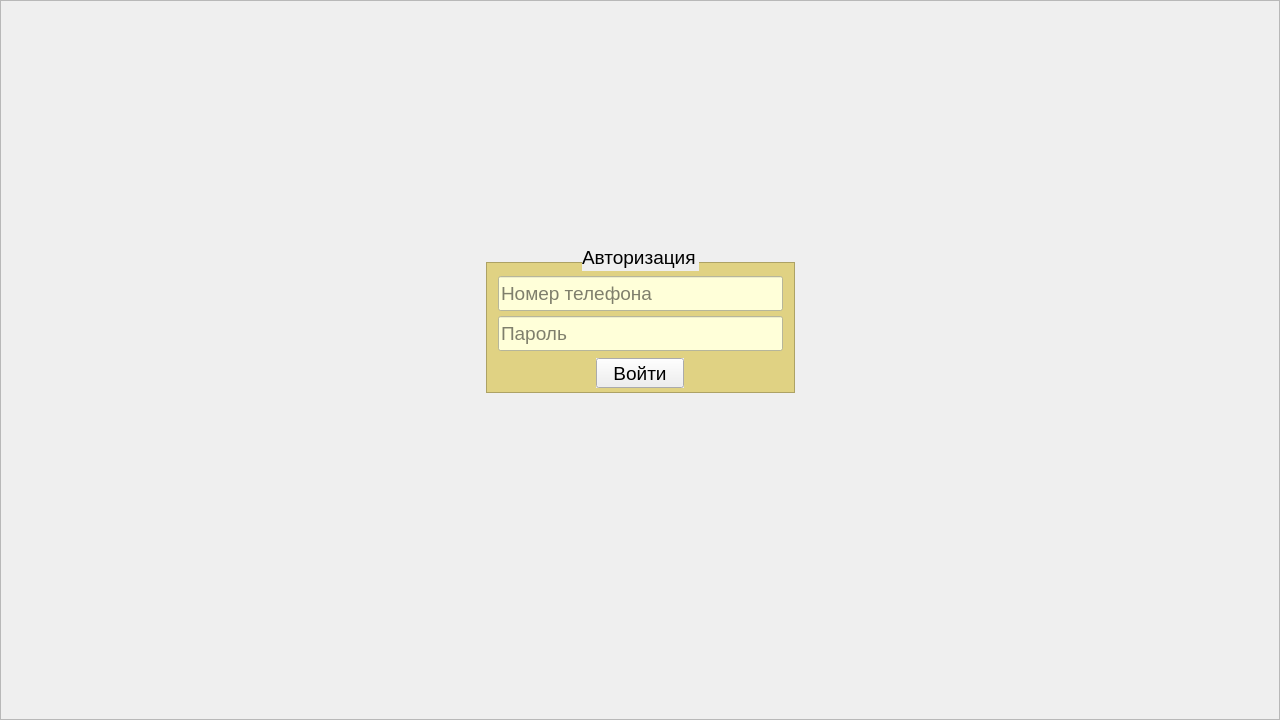
<?xml version="1.0" encoding="UTF-8"?>
<ui version="4.0">
 <class>MainWindow</class>
 <widget class="QMainWindow" name="MainWindow">
  <property name="geometry">
   <rect>
    <x>0</x>
    <y>0</y>
    <width>1280</width>
    <height>720</height>
   </rect>
  </property>
  <property name="windowTitle">
   <string>MainWindow</string>
  </property>
  <widget class="QWidget" name="centralwidget">
   <widget class="QFrame" name="frame_login">
    <property name="geometry">
     <rect>
      <x>0</x>
      <y>0</y>
      <width>1280</width>
      <height>720</height>
     </rect>
    </property>
    <property name="frameShape">
     <enum>QFrame::Shape::StyledPanel</enum>
    </property>
    <property name="frameShadow">
     <enum>QFrame::Shadow::Raised</enum>
    </property>
    <widget class="QLabel" name="lb_login_background">
     <property name="geometry">
      <rect>
       <x>0</x>
       <y>0</y>
       <width>1280</width>
       <height>720</height>
      </rect>
     </property>
     <property name="text">
      <string/>
     </property>
    </widget>
    <widget class="QLineEdit" name="le_login">
     <property name="geometry">
      <rect>
       <x>498</x>
       <y>276</y>
       <width>285</width>
       <height>35</height>
      </rect>
     </property>
     <property name="font">
      <font>
       <pointsize>14</pointsize>
      </font>
     </property>
     <property name="styleSheet">
      <string notr="true">background-color: rgb(255, 255, 217);
color: rgb(0, 0, 0);</string>
     </property>
     <property name="placeholderText">
      <string>Номер телефона</string>
     </property>
    </widget>
    <widget class="QLineEdit" name="le_password">
     <property name="geometry">
      <rect>
       <x>498</x>
       <y>316</y>
       <width>285</width>
       <height>35</height>
      </rect>
     </property>
     <property name="font">
      <font>
       <pointsize>14</pointsize>
      </font>
     </property>
     <property name="styleSheet">
      <string notr="true">background-color: rgb(255, 255, 217);
color: rgb(0, 0, 0);</string>
     </property>
     <property name="placeholderText">
      <string>Пароль</string>
     </property>
    </widget>
    <widget class="QPushButton" name="qpb_login">
     <property name="geometry">
      <rect>
       <x>596</x>
       <y>358</y>
       <width>88</width>
       <height>30</height>
      </rect>
     </property>
     <property name="font">
      <font>
       <pointsize>14</pointsize>
      </font>
     </property>
     <property name="autoFillBackground">
      <bool>true</bool>
     </property>
     <property name="text">
      <string>Войти</string>
     </property>
    </widget>
    <widget class="QLabel" name="label_14">
     <property name="geometry">
      <rect>
       <x>486</x>
       <y>262</y>
       <width>309</width>
       <height>131</height>
      </rect>
     </property>
     <property name="autoFillBackground">
      <bool>false</bool>
     </property>
     <property name="styleSheet">
      <string notr="true">background-color: rgb(224, 210, 131);</string>
     </property>
     <property name="frameShape">
      <enum>QFrame::Shape::StyledPanel</enum>
     </property>
     <property name="frameShadow">
      <enum>QFrame::Shadow::Plain</enum>
     </property>
     <property name="text">
      <string/>
     </property>
    </widget>
    <widget class="QLabel" name="label_6">
     <property name="geometry">
      <rect>
       <x>582</x>
       <y>244</y>
       <width>117</width>
       <height>27</height>
      </rect>
     </property>
     <property name="font">
      <font>
       <pointsize>14</pointsize>
      </font>
     </property>
     <property name="autoFillBackground">
      <bool>true</bool>
     </property>
     <property name="text">
      <string>Авторизация</string>
     </property>
    </widget>
    <zorder>label_14</zorder>
    <zorder>lb_login_background</zorder>
    <zorder>le_login</zorder>
    <zorder>le_password</zorder>
    <zorder>qpb_login</zorder>
    <zorder>label_6</zorder>
   </widget>
   <widget class="QFrame" name="frame_main">
    <property name="geometry">
     <rect>
      <x>0</x>
      <y>1000</y>
      <width>1280</width>
      <height>720</height>
     </rect>
    </property>
    <property name="frameShape">
     <enum>QFrame::Shape::StyledPanel</enum>
    </property>
    <property name="frameShadow">
     <enum>QFrame::Shadow::Raised</enum>
    </property>
    <widget class="QLabel" name="lb_main_background">
     <property name="geometry">
      <rect>
       <x>0</x>
       <y>0</y>
       <width>1280</width>
       <height>720</height>
      </rect>
     </property>
     <property name="styleSheet">
      <string notr="true">background-color: rgb(255, 255, 217);</string>
     </property>
     <property name="text">
      <string/>
     </property>
    </widget>
    <widget class="QPushButton" name="qpb_logout">
     <property name="geometry">
      <rect>
       <x>36</x>
       <y>158</y>
       <width>88</width>
       <height>25</height>
      </rect>
     </property>
     <property name="autoFillBackground">
      <bool>true</bool>
     </property>
     <property name="text">
      <string>Выход</string>
     </property>
    </widget>
    <widget class="QLineEdit" name="le_p_patronymic">
     <property name="geometry">
      <rect>
       <x>8</x>
       <y>38</y>
       <width>150</width>
       <height>25</height>
      </rect>
     </property>
     <property name="autoFillBackground">
      <bool>true</bool>
     </property>
     <property name="readOnly">
      <bool>false</bool>
     </property>
     <property name="placeholderText">
      <string>Отчество</string>
     </property>
    </widget>
    <widget class="QLineEdit" name="le_p_phone">
     <property name="geometry">
      <rect>
       <x>8</x>
       <y>98</y>
       <width>150</width>
       <height>25</height>
      </rect>
     </property>
     <property name="autoFillBackground">
      <bool>true</bool>
     </property>
     <property name="readOnly">
      <bool>false</bool>
     </property>
     <property name="placeholderText">
      <string>Номер телефона</string>
     </property>
    </widget>
    <widget class="QPushButton" name="qpb_p_change">
     <property name="geometry">
      <rect>
       <x>8</x>
       <y>128</y>
       <width>75</width>
       <height>25</height>
      </rect>
     </property>
     <property name="autoFillBackground">
      <bool>true</bool>
     </property>
     <property name="text">
      <string>Изменить</string>
     </property>
    </widget>
    <widget class="QLineEdit" name="le_p_surname">
     <property name="geometry">
      <rect>
       <x>8</x>
       <y>68</y>
       <width>150</width>
       <height>25</height>
      </rect>
     </property>
     <property name="autoFillBackground">
      <bool>true</bool>
     </property>
     <property name="readOnly">
      <bool>false</bool>
     </property>
     <property name="placeholderText">
      <string>Фамилия</string>
     </property>
    </widget>
    <widget class="QLabel" name="lb_profile">
     <property name="geometry">
      <rect>
       <x>4</x>
       <y>4</y>
       <width>159</width>
       <height>185</height>
      </rect>
     </property>
     <property name="styleSheet">
      <string notr="true">background-color: rgb(251, 237, 158);
color: rgb(0, 0, 0);</string>
     </property>
     <property name="frameShape">
      <enum>QFrame::Shape::Panel</enum>
     </property>
     <property name="frameShadow">
      <enum>QFrame::Shadow::Raised</enum>
     </property>
     <property name="text">
      <string/>
     </property>
    </widget>
    <widget class="QLineEdit" name="le_p_name">
     <property name="geometry">
      <rect>
       <x>8</x>
       <y>8</y>
       <width>150</width>
       <height>25</height>
      </rect>
     </property>
     <property name="autoFillBackground">
      <bool>true</bool>
     </property>
     <property name="dragEnabled">
      <bool>false</bool>
     </property>
     <property name="readOnly">
      <bool>false</bool>
     </property>
     <property name="placeholderText">
      <string>Имя</string>
     </property>
    </widget>
    <widget class="QPushButton" name="qpb_p_change_ok">
     <property name="geometry">
      <rect>
       <x>86</x>
       <y>128</y>
       <width>73</width>
       <height>25</height>
      </rect>
     </property>
     <property name="autoFillBackground">
      <bool>true</bool>
     </property>
     <property name="text">
      <string>Ок</string>
     </property>
    </widget>
    <widget class="QPushButton" name="qpb_adduser">
     <property name="geometry">
      <rect>
       <x>8</x>
       <y>194</y>
       <width>150</width>
       <height>39</height>
      </rect>
     </property>
     <property name="autoFillBackground">
      <bool>true</bool>
     </property>
     <property name="text">
      <string>Добавить
пользователя</string>
     </property>
    </widget>
    <widget class="QTabWidget" name="tabWidget">
     <property name="geometry">
      <rect>
       <x>166</x>
       <y>4</y>
       <width>767</width>
       <height>711</height>
      </rect>
     </property>
     <property name="font">
      <font>
       <pointsize>12</pointsize>
       <bold>false</bold>
      </font>
     </property>
     <property name="styleSheet">
      <string notr="true">background-color: rgb(251, 237, 158);
color: rgb(0, 0, 0);</string>
     </property>
     <property name="tabShape">
      <enum>QTabWidget::TabShape::Rounded</enum>
     </property>
     <property name="currentIndex">
      <number>1</number>
     </property>
     <property name="documentMode">
      <bool>false</bool>
     </property>
     <property name="movable">
      <bool>false</bool>
     </property>
     <property name="tabBarAutoHide">
      <bool>false</bool>
     </property>
     <widget class="QWidget" name="tab">
      <attribute name="title">
       <string>Поступление</string>
      </attribute>
      <widget class="QTableWidget" name="tw_receipt">
       <property name="geometry">
        <rect>
         <x>2</x>
         <y>38</y>
         <width>759</width>
         <height>639</height>
        </rect>
       </property>
       <property name="styleSheet">
        <string notr="true">background-color: rgb(255, 255, 255);</string>
       </property>
       <property name="editTriggers">
        <set>QAbstractItemView::EditTrigger::NoEditTriggers</set>
       </property>
       <property name="selectionMode">
        <enum>QAbstractItemView::SelectionMode::NoSelection</enum>
       </property>
       <property name="showGrid">
        <bool>true</bool>
       </property>
       <property name="gridStyle">
        <enum>Qt::PenStyle::SolidLine</enum>
       </property>
       <property name="sortingEnabled">
        <bool>false</bool>
       </property>
       <attribute name="horizontalHeaderVisible">
        <bool>true</bool>
       </attribute>
       <attribute name="verticalHeaderVisible">
        <bool>false</bool>
       </attribute>
       <row>
        <property name="text">
         <string>New Row</string>
        </property>
       </row>
       <column>
        <property name="text">
         <string>Номер записи</string>
        </property>
       </column>
       <column>
        <property name="text">
         <string>Дата поступления</string>
        </property>
       </column>
      </widget>
      <widget class="QPushButton" name="qpb_addReceipt">
       <property name="geometry">
        <rect>
         <x>2</x>
         <y>8</y>
         <width>88</width>
         <height>25</height>
        </rect>
       </property>
       <property name="autoFillBackground">
        <bool>false</bool>
       </property>
       <property name="styleSheet">
        <string notr="true">background-color: rgb(255, 255, 255);
color: rgb(0, 0, 0);</string>
       </property>
       <property name="text">
        <string>Создать</string>
       </property>
      </widget>
     </widget>
     <widget class="QWidget" name="tab_2">
      <attribute name="title">
       <string>Расход</string>
      </attribute>
      <widget class="QPushButton" name="qpb_addConsumption">
       <property name="geometry">
        <rect>
         <x>2</x>
         <y>8</y>
         <width>88</width>
         <height>25</height>
        </rect>
       </property>
       <property name="styleSheet">
        <string notr="true">background-color: rgb(255, 255, 255);
color: rgb(0, 0, 0);</string>
       </property>
       <property name="text">
        <string>Создать</string>
       </property>
      </widget>
      <widget class="QTableWidget" name="tw_consumtion">
       <property name="geometry">
        <rect>
         <x>2</x>
         <y>38</y>
         <width>759</width>
         <height>639</height>
        </rect>
       </property>
       <property name="styleSheet">
        <string notr="true">background-color: rgb(255, 255, 255);</string>
       </property>
       <property name="editTriggers">
        <set>QAbstractItemView::EditTrigger::NoEditTriggers</set>
       </property>
       <property name="selectionMode">
        <enum>QAbstractItemView::SelectionMode::NoSelection</enum>
       </property>
       <property name="showGrid">
        <bool>true</bool>
       </property>
       <property name="gridStyle">
        <enum>Qt::PenStyle::SolidLine</enum>
       </property>
       <property name="sortingEnabled">
        <bool>false</bool>
       </property>
       <attribute name="horizontalHeaderVisible">
        <bool>true</bool>
       </attribute>
       <attribute name="verticalHeaderVisible">
        <bool>false</bool>
       </attribute>
       <row>
        <property name="text">
         <string>New Row</string>
        </property>
       </row>
       <column>
        <property name="text">
         <string>Номер записи</string>
        </property>
       </column>
       <column>
        <property name="text">
         <string>Дата расхода</string>
        </property>
       </column>
      </widget>
     </widget>
     <widget class="QWidget" name="tab_3">
      <attribute name="title">
       <string>Склад</string>
      </attribute>
      <widget class="QTableWidget" name="tw_storage">
       <property name="geometry">
        <rect>
         <x>2</x>
         <y>2</y>
         <width>759</width>
         <height>675</height>
        </rect>
       </property>
       <property name="styleSheet">
        <string notr="true">background-color: rgb(255, 255, 255);</string>
       </property>
       <property name="editTriggers">
        <set>QAbstractItemView::EditTrigger::NoEditTriggers</set>
       </property>
       <property name="selectionMode">
        <enum>QAbstractItemView::SelectionMode::NoSelection</enum>
       </property>
       <property name="showGrid">
        <bool>true</bool>
       </property>
       <property name="gridStyle">
        <enum>Qt::PenStyle::SolidLine</enum>
       </property>
       <property name="sortingEnabled">
        <bool>false</bool>
       </property>
       <attribute name="horizontalHeaderVisible">
        <bool>true</bool>
       </attribute>
       <attribute name="verticalHeaderVisible">
        <bool>false</bool>
       </attribute>
       <row>
        <property name="text">
         <string>New Row</string>
        </property>
       </row>
       <column>
        <property name="text">
         <string>Материал</string>
        </property>
       </column>
       <column>
        <property name="text">
         <string>Количество</string>
        </property>
       </column>
       <column>
        <property name="text">
         <string>Стоимость</string>
        </property>
       </column>
      </widget>
     </widget>
    </widget>
    <zorder>lb_main_background</zorder>
    <zorder>lb_profile</zorder>
    <zorder>qpb_logout</zorder>
    <zorder>le_p_patronymic</zorder>
    <zorder>le_p_phone</zorder>
    <zorder>qpb_p_change</zorder>
    <zorder>le_p_surname</zorder>
    <zorder>le_p_name</zorder>
    <zorder>qpb_p_change_ok</zorder>
    <zorder>qpb_adduser</zorder>
    <zorder>tabWidget</zorder>
   </widget>
   <widget class="QFrame" name="frame_receipt">
    <property name="geometry">
     <rect>
      <x>936</x>
      <y>1000</y>
      <width>339</width>
      <height>685</height>
     </rect>
    </property>
    <property name="frameShape">
     <enum>QFrame::Shape::StyledPanel</enum>
    </property>
    <property name="frameShadow">
     <enum>QFrame::Shadow::Raised</enum>
    </property>
    <widget class="QLabel" name="lb_date">
     <property name="geometry">
      <rect>
       <x>114</x>
       <y>32</y>
       <width>223</width>
       <height>20</height>
      </rect>
     </property>
     <property name="font">
      <font>
       <pointsize>12</pointsize>
      </font>
     </property>
     <property name="autoFillBackground">
      <bool>true</bool>
     </property>
     <property name="text">
      <string/>
     </property>
    </widget>
    <widget class="QPushLabel" name="lb_image">
     <property name="geometry">
      <rect>
       <x>6</x>
       <y>102</y>
       <width>120</width>
       <height>160</height>
      </rect>
     </property>
     <property name="frameShape">
      <enum>QFrame::Shape::Box</enum>
     </property>
     <property name="text">
      <string/>
     </property>
     <property name="scaledContents">
      <bool>true</bool>
     </property>
    </widget>
    <widget class="QLabel" name="lb_number">
     <property name="geometry">
      <rect>
       <x>114</x>
       <y>4</y>
       <width>223</width>
       <height>20</height>
      </rect>
     </property>
     <property name="font">
      <font>
       <pointsize>12</pointsize>
      </font>
     </property>
     <property name="autoFillBackground">
      <bool>true</bool>
     </property>
     <property name="text">
      <string/>
     </property>
    </widget>
    <widget class="QLabel" name="label_5">
     <property name="geometry">
      <rect>
       <x>6</x>
       <y>268</y>
       <width>107</width>
       <height>16</height>
      </rect>
     </property>
     <property name="font">
      <font>
       <pointsize>12</pointsize>
      </font>
     </property>
     <property name="text">
      <string>Комментарий:</string>
     </property>
    </widget>
    <widget class="QLabel" name="lb_author">
     <property name="geometry">
      <rect>
       <x>114</x>
       <y>60</y>
       <width>223</width>
       <height>20</height>
      </rect>
     </property>
     <property name="font">
      <font>
       <pointsize>12</pointsize>
      </font>
     </property>
     <property name="autoFillBackground">
      <bool>true</bool>
     </property>
     <property name="text">
      <string/>
     </property>
    </widget>
    <widget class="QLabel" name="label_3">
     <property name="geometry">
      <rect>
       <x>6</x>
       <y>32</y>
       <width>95</width>
       <height>16</height>
      </rect>
     </property>
     <property name="font">
      <font>
       <pointsize>12</pointsize>
      </font>
     </property>
     <property name="text">
      <string>Дата записи:</string>
     </property>
    </widget>
    <widget class="QLabel" name="label_4">
     <property name="geometry">
      <rect>
       <x>6</x>
       <y>58</y>
       <width>105</width>
       <height>16</height>
      </rect>
     </property>
     <property name="font">
      <font>
       <pointsize>12</pointsize>
      </font>
     </property>
     <property name="text">
      <string>Автор записи:</string>
     </property>
    </widget>
    <widget class="QLabel" name="label">
     <property name="geometry">
      <rect>
       <x>0</x>
       <y>0</y>
       <width>339</width>
       <height>685</height>
      </rect>
     </property>
     <property name="autoFillBackground">
      <bool>false</bool>
     </property>
     <property name="frameShape">
      <enum>QFrame::Shape::Box</enum>
     </property>
     <property name="text">
      <string/>
     </property>
    </widget>
    <widget class="QPlainTextEdit" name="pte_description">
     <property name="geometry">
      <rect>
       <x>4</x>
       <y>288</y>
       <width>331</width>
       <height>393</height>
      </rect>
     </property>
     <property name="readOnly">
      <bool>true</bool>
     </property>
    </widget>
    <widget class="QLabel" name="label_2">
     <property name="geometry">
      <rect>
       <x>6</x>
       <y>4</y>
       <width>111</width>
       <height>16</height>
      </rect>
     </property>
     <property name="font">
      <font>
       <pointsize>12</pointsize>
      </font>
     </property>
     <property name="text">
      <string>Номер записи:</string>
     </property>
    </widget>
    <widget class="QLabel" name="label_8">
     <property name="geometry">
      <rect>
       <x>6</x>
       <y>82</y>
       <width>107</width>
       <height>16</height>
      </rect>
     </property>
     <property name="font">
      <font>
       <pointsize>12</pointsize>
      </font>
     </property>
     <property name="text">
      <string>Накладная:</string>
     </property>
    </widget>
    <zorder>label</zorder>
    <zorder>lb_date</zorder>
    <zorder>lb_image</zorder>
    <zorder>lb_number</zorder>
    <zorder>label_5</zorder>
    <zorder>lb_author</zorder>
    <zorder>label_3</zorder>
    <zorder>label_4</zorder>
    <zorder>pte_description</zorder>
    <zorder>label_2</zorder>
    <zorder>label_8</zorder>
   </widget>
   <widget class="QFrame" name="frame_consumption">
    <property name="geometry">
     <rect>
      <x>936</x>
      <y>1000</y>
      <width>339</width>
      <height>685</height>
     </rect>
    </property>
    <property name="frameShape">
     <enum>QFrame::Shape::StyledPanel</enum>
    </property>
    <property name="frameShadow">
     <enum>QFrame::Shadow::Raised</enum>
    </property>
    <widget class="QLabel" name="lb_date_2">
     <property name="geometry">
      <rect>
       <x>114</x>
       <y>32</y>
       <width>223</width>
       <height>20</height>
      </rect>
     </property>
     <property name="font">
      <font>
       <pointsize>12</pointsize>
      </font>
     </property>
     <property name="autoFillBackground">
      <bool>true</bool>
     </property>
     <property name="text">
      <string/>
     </property>
    </widget>
    <widget class="QPushLabel" name="lb_image_2">
     <property name="geometry">
      <rect>
       <x>6</x>
       <y>164</y>
       <width>120</width>
       <height>160</height>
      </rect>
     </property>
     <property name="frameShape">
      <enum>QFrame::Shape::Box</enum>
     </property>
     <property name="text">
      <string/>
     </property>
     <property name="scaledContents">
      <bool>true</bool>
     </property>
    </widget>
    <widget class="QLabel" name="lb_number_2">
     <property name="geometry">
      <rect>
       <x>114</x>
       <y>4</y>
       <width>223</width>
       <height>20</height>
      </rect>
     </property>
     <property name="font">
      <font>
       <pointsize>12</pointsize>
      </font>
     </property>
     <property name="autoFillBackground">
      <bool>true</bool>
     </property>
     <property name="text">
      <string/>
     </property>
    </widget>
    <widget class="QLabel" name="label_7">
     <property name="geometry">
      <rect>
       <x>6</x>
       <y>330</y>
       <width>111</width>
       <height>16</height>
      </rect>
     </property>
     <property name="font">
      <font>
       <pointsize>12</pointsize>
      </font>
     </property>
     <property name="text">
      <string>Комментарий:</string>
     </property>
    </widget>
    <widget class="QLabel" name="lb_author_2">
     <property name="geometry">
      <rect>
       <x>114</x>
       <y>60</y>
       <width>223</width>
       <height>20</height>
      </rect>
     </property>
     <property name="font">
      <font>
       <pointsize>12</pointsize>
      </font>
     </property>
     <property name="autoFillBackground">
      <bool>true</bool>
     </property>
     <property name="text">
      <string/>
     </property>
    </widget>
    <widget class="QLabel" name="label_9">
     <property name="geometry">
      <rect>
       <x>6</x>
       <y>32</y>
       <width>99</width>
       <height>16</height>
      </rect>
     </property>
     <property name="font">
      <font>
       <pointsize>12</pointsize>
      </font>
     </property>
     <property name="text">
      <string>Дата записи:</string>
     </property>
    </widget>
    <widget class="QLabel" name="label_10">
     <property name="geometry">
      <rect>
       <x>6</x>
       <y>60</y>
       <width>107</width>
       <height>16</height>
      </rect>
     </property>
     <property name="font">
      <font>
       <pointsize>12</pointsize>
      </font>
     </property>
     <property name="text">
      <string>Автор записи:</string>
     </property>
    </widget>
    <widget class="QLabel" name="label_11">
     <property name="geometry">
      <rect>
       <x>0</x>
       <y>0</y>
       <width>339</width>
       <height>685</height>
      </rect>
     </property>
     <property name="autoFillBackground">
      <bool>false</bool>
     </property>
     <property name="frameShape">
      <enum>QFrame::Shape::Box</enum>
     </property>
     <property name="text">
      <string/>
     </property>
    </widget>
    <widget class="QPlainTextEdit" name="pte_description_2">
     <property name="geometry">
      <rect>
       <x>4</x>
       <y>350</y>
       <width>331</width>
       <height>293</height>
      </rect>
     </property>
     <property name="readOnly">
      <bool>true</bool>
     </property>
    </widget>
    <widget class="QLabel" name="label_12">
     <property name="geometry">
      <rect>
       <x>6</x>
       <y>4</y>
       <width>109</width>
       <height>16</height>
      </rect>
     </property>
     <property name="font">
      <font>
       <pointsize>12</pointsize>
      </font>
     </property>
     <property name="text">
      <string>Номер записи:</string>
     </property>
    </widget>
    <widget class="QLabel" name="label_16">
     <property name="geometry">
      <rect>
       <x>6</x>
       <y>88</y>
       <width>89</width>
       <height>16</height>
      </rect>
     </property>
     <property name="font">
      <font>
       <pointsize>12</pointsize>
      </font>
     </property>
     <property name="text">
      <string>Материал:</string>
     </property>
    </widget>
    <widget class="QLabel" name="lb_material_2">
     <property name="geometry">
      <rect>
       <x>114</x>
       <y>88</y>
       <width>223</width>
       <height>20</height>
      </rect>
     </property>
     <property name="font">
      <font>
       <pointsize>12</pointsize>
      </font>
     </property>
     <property name="autoFillBackground">
      <bool>true</bool>
     </property>
     <property name="text">
      <string/>
     </property>
    </widget>
    <widget class="QLabel" name="label_17">
     <property name="geometry">
      <rect>
       <x>6</x>
       <y>116</y>
       <width>95</width>
       <height>16</height>
      </rect>
     </property>
     <property name="font">
      <font>
       <pointsize>12</pointsize>
      </font>
     </property>
     <property name="text">
      <string>Количество:</string>
     </property>
    </widget>
    <widget class="QLabel" name="lb_count_2">
     <property name="geometry">
      <rect>
       <x>114</x>
       <y>116</y>
       <width>223</width>
       <height>20</height>
      </rect>
     </property>
     <property name="font">
      <font>
       <pointsize>12</pointsize>
      </font>
     </property>
     <property name="autoFillBackground">
      <bool>true</bool>
     </property>
     <property name="text">
      <string/>
     </property>
    </widget>
    <widget class="QLabel" name="label_13">
     <property name="geometry">
      <rect>
       <x>6</x>
       <y>144</y>
       <width>81</width>
       <height>16</height>
      </rect>
     </property>
     <property name="font">
      <font>
       <pointsize>12</pointsize>
      </font>
     </property>
     <property name="text">
      <string>Накладная:</string>
     </property>
    </widget>
    <zorder>label_11</zorder>
    <zorder>lb_date_2</zorder>
    <zorder>lb_image_2</zorder>
    <zorder>lb_number_2</zorder>
    <zorder>label_7</zorder>
    <zorder>lb_author_2</zorder>
    <zorder>label_9</zorder>
    <zorder>label_10</zorder>
    <zorder>pte_description_2</zorder>
    <zorder>label_12</zorder>
    <zorder>label_16</zorder>
    <zorder>lb_material_2</zorder>
    <zorder>label_17</zorder>
    <zorder>lb_count_2</zorder>
    <zorder>label_13</zorder>
   </widget>
  </widget>
 </widget>
 <customwidgets>
  <customwidget>
   <class>QPushLabel</class>
   <extends>QLabel</extends>
   <header>qpushlabel.h</header>
  </customwidget>
 </customwidgets>
 <resources/>
 <connections/>
</ui>
